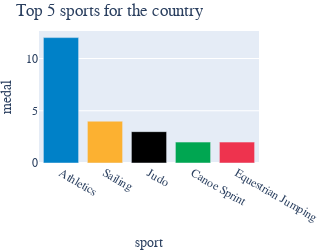

Here is the notebook cell this chart was saved with:
### Code cell
dataset2 = pd.DataFrame(dataset2.groupby(['sport']).sum()).reset_index()

dataset2 = dataset2.sort_values(by=['medal'], ascending=False)

dataset2 = dataset2.head(5)

color = ['#0081C8', '#FCB131', '#000000', '#00A651', '#EE334E']
dataset2['color'] = color

print(dataset2)

fig = px.bar(dataset2, x="sport", y="medal", color= 'color', title="Top 5 sports for the country", width=300, height=250,
             color_discrete_sequence=['#0081C8', '#FCB131', '#000000', '#00A651', '#EE334E'] )
fig.update_layout(font_family= 'Cabin',autosize = False, 
                      legend=dict(yanchor="top", xanchor="left", font=dict(size=15)),
                      margin=dict(l=1, r=6, b=20, t=31, pad=0), showlegend=False,)
fig.show()

### Figure 1 — Plotly figure (JSON) as saved in the notebook; plotly's stock layout.template omitted (floating-point values rounded to 4 significant figures)
{"data": [{"alignmentgroup": "True", "hovertemplate": "color=#0081C8<br>sport=%{x}<br>medal=%{y}<extra></extra>", "legendgroup": "#0081C8", "marker": {"color": "#0081C8", "pattern": {"shape": ""}}, "name": "#0081C8", "offsetgroup": "#0081C8", "orientation": "v", "showlegend": true, "textposition": "auto", "type": "bar", "x": ["Athletics"], "xaxis": "x", "y": [12], "yaxis": "y"}, {"alignmentgroup": "True", "hovertemplate": "color=#FCB131<br>sport=%{x}<br>medal=%{y}<extra></extra>", "legendgroup": "#FCB131", "marker": {"color": "#FCB131", "pattern": {"shape": ""}}, "name": "#FCB131", "offsetgroup": "#FCB131", "orientation": "v", "showlegend": true, "textposition": "auto", "type": "bar", "x": ["Sailing"], "xaxis": "x", "y": [4], "yaxis": "y"}, {"alignmentgroup": "True", "hovertemplate": "color=#000000<br>sport=%{x}<br>medal=%{y}<extra></extra>", "legendgroup": "#000000", "marker": {"color": "#000000", "pattern": {"shape": ""}}, "name": "#000000", "offsetgroup": "#000000", "orientation": "v", "showlegend": true, "textposition": "auto", "type": "bar", "x": ["Judo"], "xaxis": "x", "y": [3], "yaxis": "y"}, {"alignmentgroup": "True", "hovertemplate": "color=#00A651<br>sport=%{x}<br>medal=%{y}<extra></extra>", "legendgroup": "#00A651", "marker": {"color": "#00A651", "pattern": {"shape": ""}}, "name": "#00A651", "offsetgroup": "#00A651", "orientation": "v", "showlegend": true, "textposition": "auto", "type": "bar", "x": ["Canoe Sprint"], "xaxis": "x", "y": [2], "yaxis": "y"}, {"alignmentgroup": "True", "hovertemplate": "color=#EE334E<br>sport=%{x}<br>medal=%{y}<extra></extra>", "legendgroup": "#EE334E", "marker": {"color": "#EE334E", "pattern": {"shape": ""}}, "name": "#EE334E", "offsetgroup": "#EE334E", "orientation": "v", "showlegend": true, "textposition": "auto", "type": "bar", "x": ["Equestrian Jumping"], "xaxis": "x", "y": [2], "yaxis": "y"}], "layout": {"autosize": false, "barmode": "relative", "font": {"family": "Cabin"}, "height": 250, "legend": {"font": {"size": 15}, "title": {"text": "color"}, "tracegroupgap": 0, "xanchor": "left", "yanchor": "top"}, "margin": {"b": 20, "l": 1, "pad": 0, "r": 6, "t": 31}, "showlegend": false, "title": {"text": "Top 5 sports for the country"}, "width": 300, "xaxis": {"anchor": "y", "domain": [0, 1], "title": {"text": "sport"}}, "yaxis": {"anchor": "x", "domain": [0, 1], "title": {"text": "medal"}}}}
